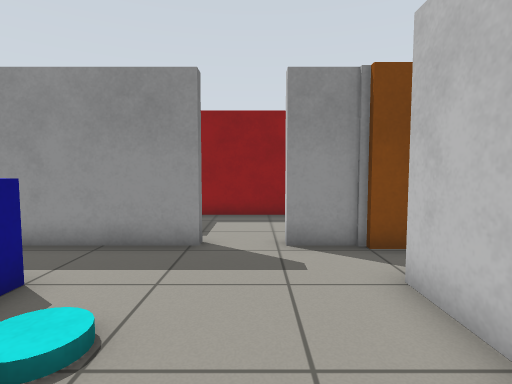
view 1 (above)

18 first-person views from a walk through a Gazebo world. The camera is 0.86 m above the floor, tilts 4° down and sees 80° across. The floor is counted in squares, 0.5 m on a side. Each view is taken from the middle of a square. On the plan, view 1 faces up. The plan holds only what a view shows up to about 16 squares ahead; the rest is blank.

view 2
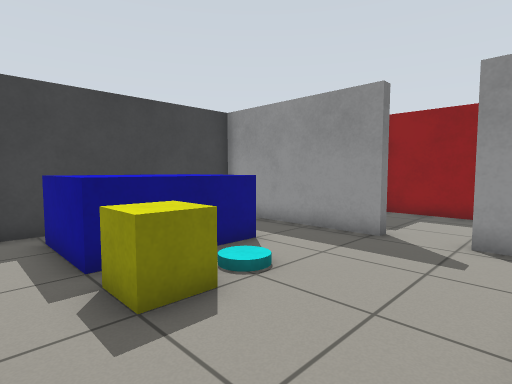

view 3
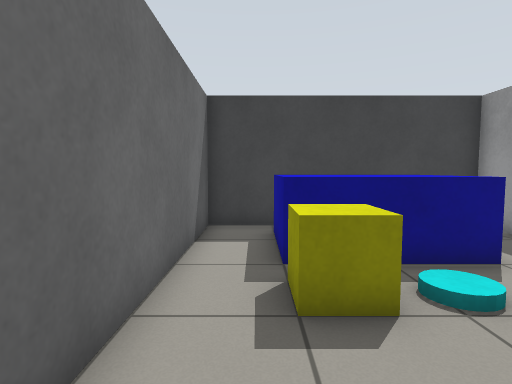

view 4
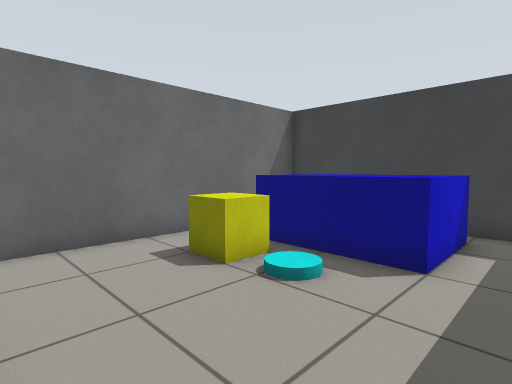

view 5
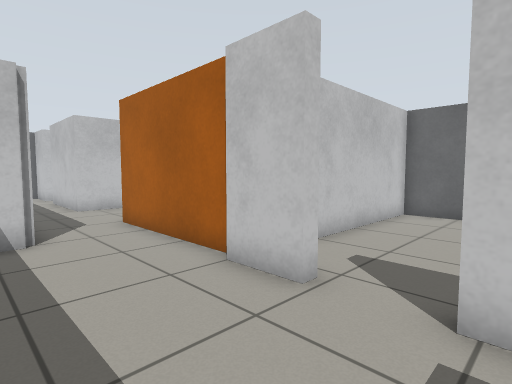

view 6
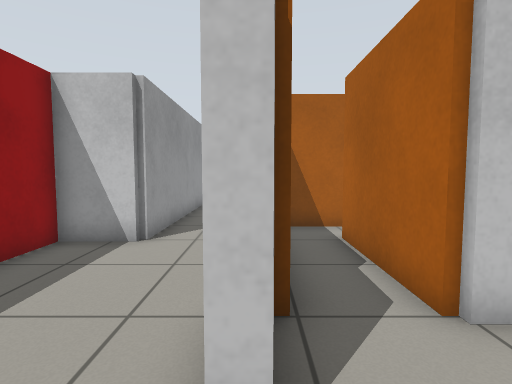

view 7
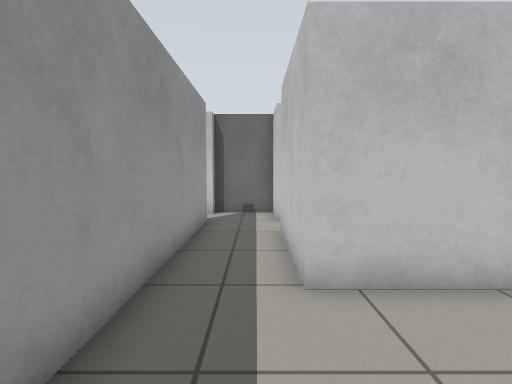

view 8
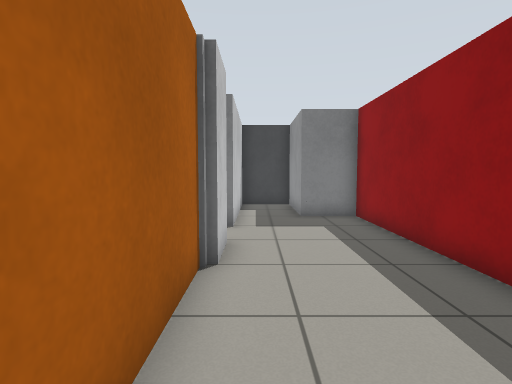

view 9
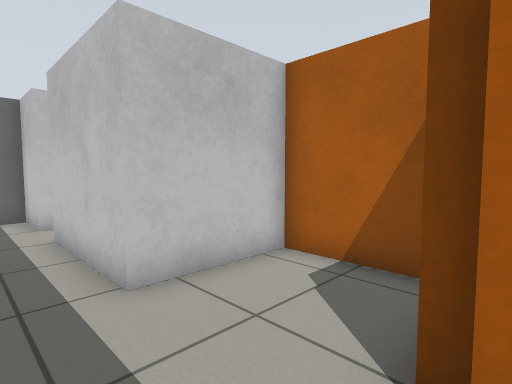

view 10
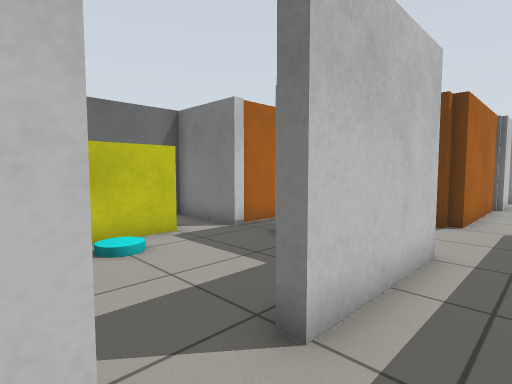

view 11
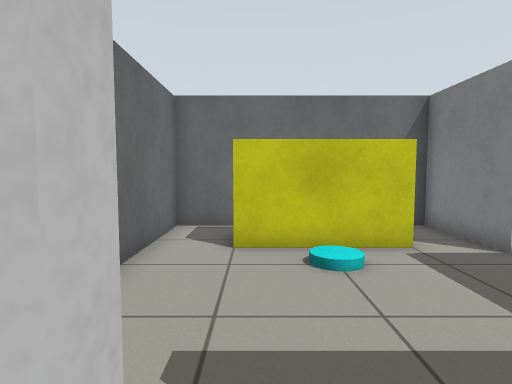

view 12
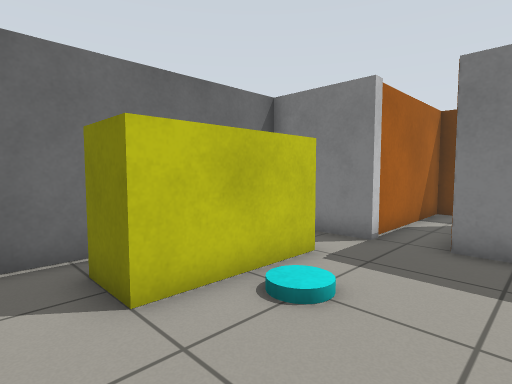

view 13
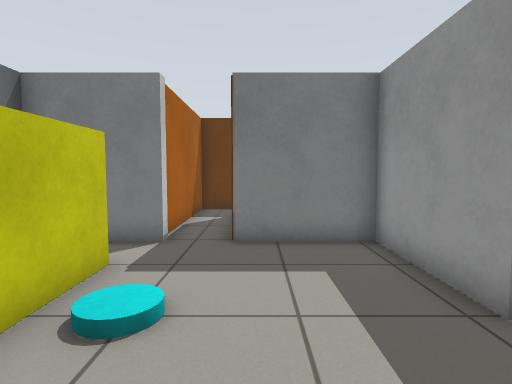

view 14
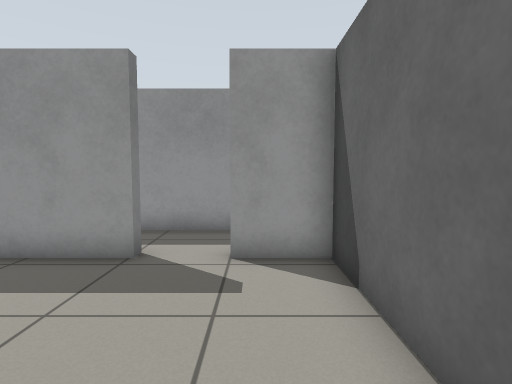

view 15
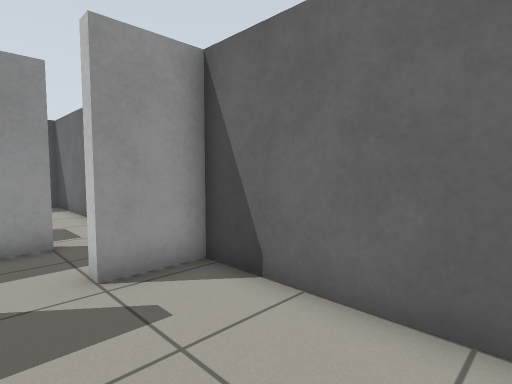

view 16
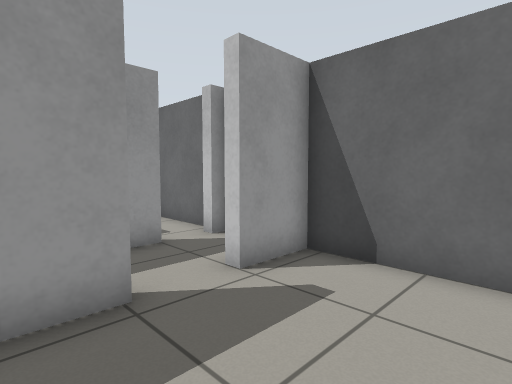

view 17
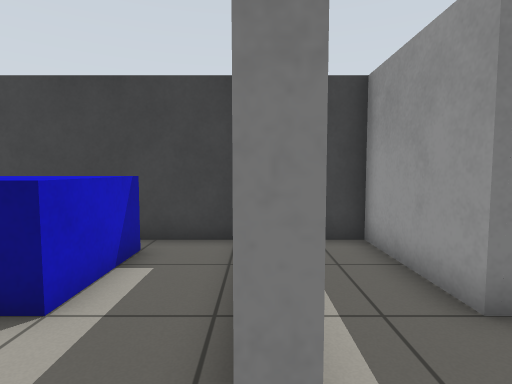

view 18
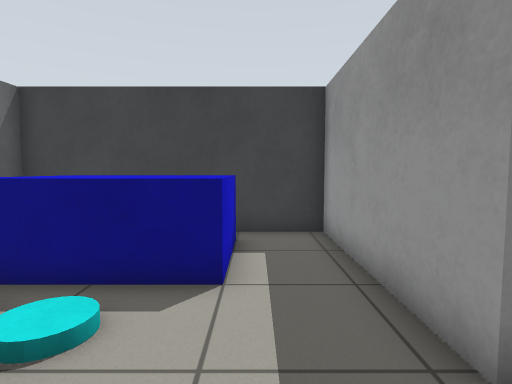

### Floor plan
Points are (right, up) in squares from view 1. A wall is a line through its corners. A room is listed if a view was taken in it or the views show most of it. See-through windows are left out.
Room 1 (views 1, 2, 3, 4, 6, 17, 18)
walls: (-1.3, 7.3) (-1.3, 6.9) (-7.5, 6.9) (-7.5, -1.5) (2.3, -1.5) (2.3, 4.8) (6.8, 4.8); (2.6, 6.9) (0.7, 6.9) (0.7, 7.3); (3.4, 6.6) (2.5, 6.6)
ways out: opening at (-0.5, 7) to room 2; opening at (7, 4.5) to room 4
objects: blue box (-6, 1) to (-4, 4); yellow box (-2, 1)
Room 2 (view 5)
walls: (0.6, 11.8) (-3.5, 11.8) (-3.5, 9.7) (-7.5, 9.7) (-7.5, 7.3) (-1.3, 7.3); (3.6, 11.8) (2.5, 11.8); (0.7, 7.3) (2.5, 7.3); (2.4, 7) (5.6, 7); (6.3, 9.7) (6.3, 11.5)
ways out: opening at (-0.5, 7) to room 1; opening at (6.5, 8.5) to room 3
Room 3 (views 7, 8, 9, 10, 11)
walls: (8.5, 9.7) (6.3, 9.7); (9.5, 3.8) (12.3, 3.8) (12.3, 7.3) (16.6, 7.3); (18.5, 7.3) (20.5, 7.3) (20.5, 10.5); (18.6, 9.7) (12.4, 9.7); (5.6, 7) (8.3, 7) (8.3, 6.6) (8.8, 6.6)
ways out: opening at (6.5, 8.5) to room 2; opening at (17.5, 7) to room 4; opening at (19.5, 10)
objects: white post (20, 10)
Room 4 (views 12, 13, 14, 15, 16)
walls: (12.7, 1.9) (12.7, -1.5) (20.5, -1.5) (20.5, 6.9) (18.5, 6.9) (18.5, 7.3); (16.6, 7.3) (16.6, 6.9) (12.7, 6.9) (12.7, 3.4); (8.3, 4.2) (8.3, 6); (6.5, 3) (6.5, 1.6) (12.8, 1.6)
ways out: opening at (7, 4.5) to room 1; opening at (17.5, 7) to room 3
objects: yellow box (15, 0) to (18, 1)

Where each view was taken, in squares from view 1:
view 1: 0 up, 0 right, facing up
view 2: 1 down, 2 right, facing up-left
view 3: 0 up, 2 right, facing left
view 4: 6 up, 2 right, facing down-left
view 5: 11 up, 2 left, facing down-right
view 6: 7 up, 1 left, facing right
view 7: 8 up, 8 right, facing right
view 8: 8 up, 8 right, facing left
view 9: 9 up, 8 right, facing down-right
view 10: 9 up, 19 right, facing down-left
view 11: 8 up, 18 right, facing down
view 12: 5 up, 20 right, facing down-left
view 13: 4 up, 20 right, facing left
view 14: 1 up, 19 right, facing up
view 15: 2 up, 17 right, facing up-right
view 16: 3 up, 15 right, facing up-right
view 17: 7 up, 0 right, facing left
view 18: 5 up, 1 right, facing left
